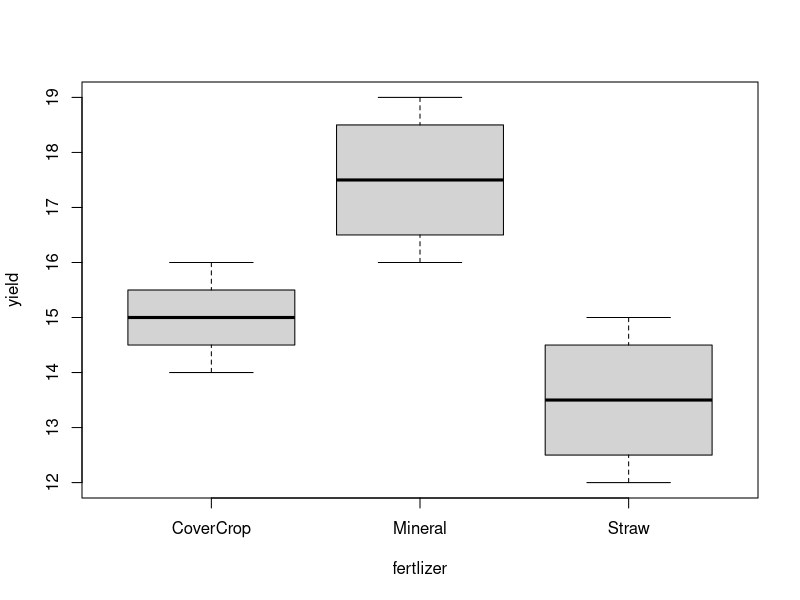
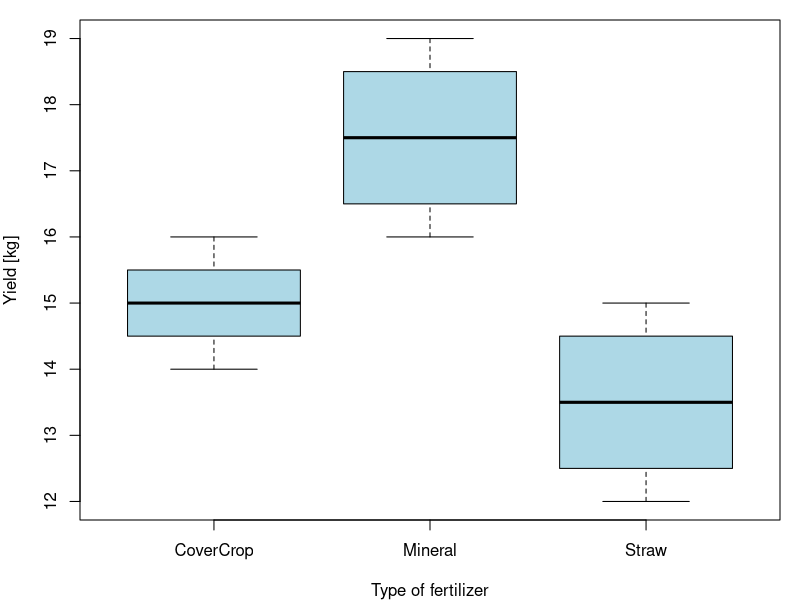
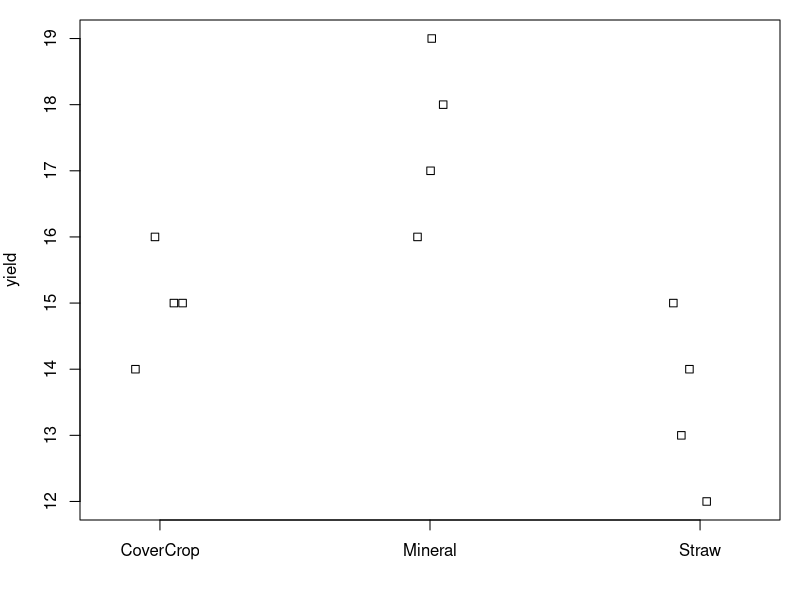
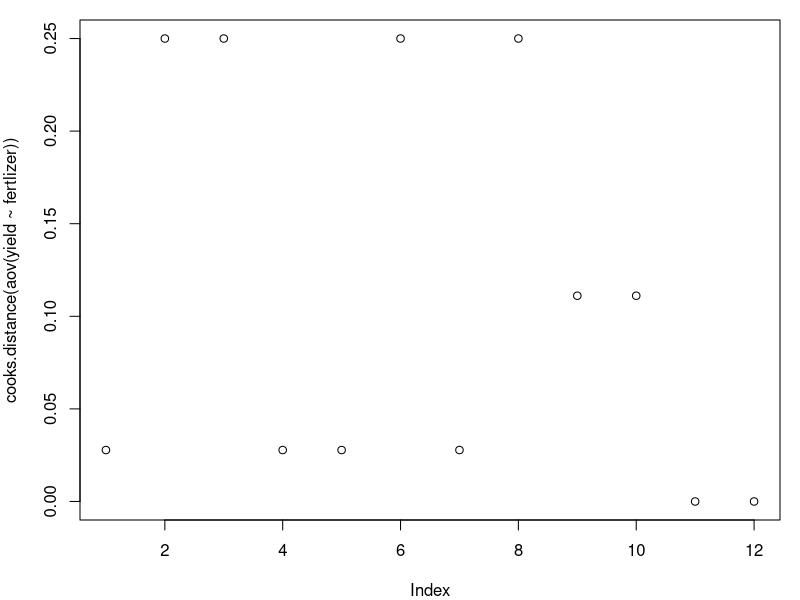
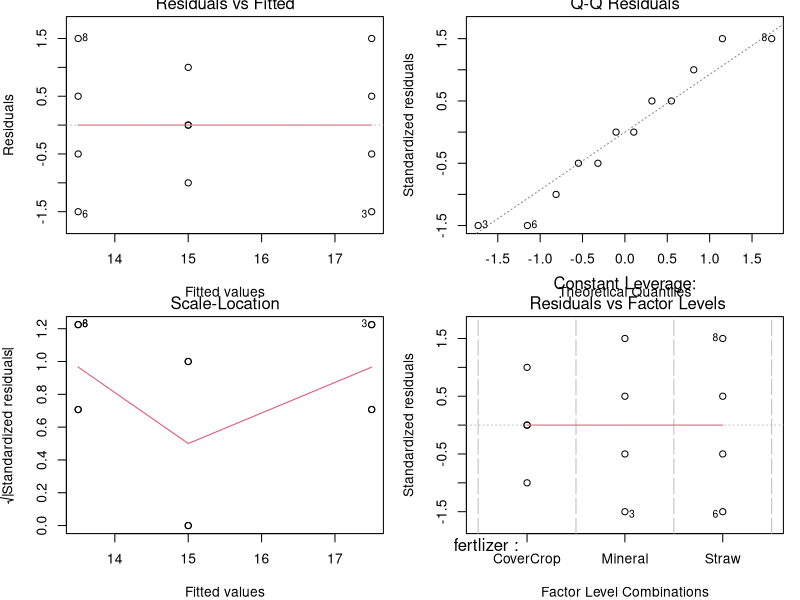

Generate these figures, in order, with R:
# Fertilizer
# A field was divided into 12 plots. Each of three different fertilizers were applied to four plots.
# The yield was measured in [dt/ha].


# The fisrt step is to eneter the data
amount <- c(18, 14, 16,  19, 12, 14, 
            16, 13, 15,  17, 15, 15)

# here I did labels for fertilizer
fertlizerType <- gl(n=3, k=1, length = 4*3, labels = c("Mineral", "Straw", "CoverCrop"))


# I created a data frame for my data
production <- data.frame(fertlizer = fertlizerType, # combine to a data frame
                         yield = amount)
production

amount2 <- c(18, 19, 16, 17, # Mineral
             14, 12, 13, 15, #Straw
             16, 14, 15, 15) # CoverCrop

fertlizerType2<- factor(c(rep ("Mineral", times=4), rep ("Straw", times=4), 
                          rep ("CoverCrop", times=4)))

production2 <- data.frame(fertlizer = fertlizerType2, # combine to a data frame
                          yield = amount2)
production2

str(production)

# box plot 
boxplot ( yield ~ fertlizer, # Box and Whisker plot
          range = 0, # Min, max, quartiles, median
          data=production2) # Name of the data set

par ( mar=c(4,4,1,1) ) # No. of lines around the plot for
# axis descriptions: bltr
boxplot (yield ~ fertlizer, # Model
         ylab="Yield [kg]", # Label for y axis
         xlab="Type of fertilizer", # Label for x axis
         col ="lightblue", # Color of boxes
         data=production2)


# the summary overwiev by factor levels. However, we need to install dplyr
# package from R.

install.packages("dplyr")
library("dplyr")

production %>% group_by(fertlizer) %>%
  summarise ( n=n(), mean=mean(yield), var=var(yield),
              min=min(yield), max=max(yield))

# the production data become an independent data for this reason we have to use
# attach command to give an infromaation for R.

attach(production2)
# stripchart command needs to enter the initial name of factor levels. 
# otherways it will not work
stripchart(yield ~ fertlizer,
           method="jitter", # make overlapping points visible
           vertical = T) # rotate the plot

# to estimate of the variances we use barlett test.

bartlett.test(yield ~ fertlizer)

# Estimate the effects of the factor levels

summary ( aov(yield ~ fertlizer) )

# estimation of effects shows us that how the mean of variances are bit 
# vary from sample mean.

model.tables(aov(yield ~ fertlizer))

# the next is to check on outliers from our data. if the data is smaller than 1
# we can conclude that there is no outlier.
plot(cooks.distance(aov(yield ~ fertlizer)))

par(mfrow= c(2,2))
plot(aov(yield ~ fertlizer))

mean(yield)
